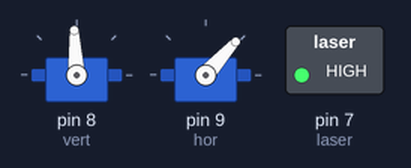
Recording of a sketch running on a simulated Arduino Uno, built with avr-gcc and run on an emulated ATmega328P. On the bench: 2 × servo, switched loads named in the sketch (green lamp = pin HIGH). Random numbers use the default seed unless the sketch sets one.

Above: at 2.23 s.
At 6.5 s:
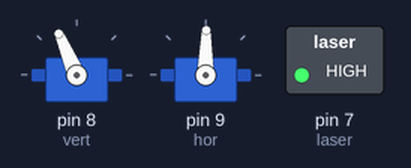
At 17.3 s:
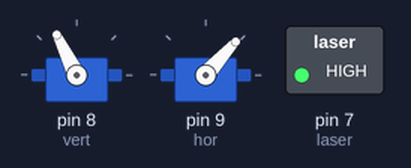
At 33.6 s:
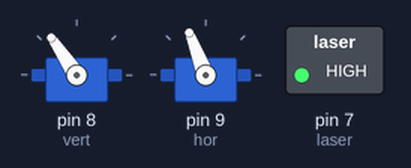
Timing chart, 0 to 40.0 s (numbered marks = the images above):
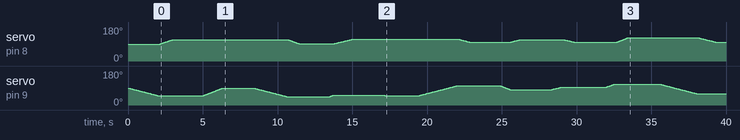

The sketch:

robocat.ino
```cpp
#include <Servo.h>

const int laser = 7;

Servo vert;
Servo hor;

void setup() {
  vert.attach(8);
  hor.attach(9);
  pinMode(laser, OUTPUT);
  digitalWrite(laser, HIGH);
}

void migrate(Servo &myServo, int newPos) {
  int wait=random(30,60); //randomize the wait to make it more interesting
  int pos = myServo.read(); //Read the current servo position
  if (pos < newPos) {
    for (int i=pos; i < newPos; i++) {
      myServo.write(i);
      delay(wait);
    }
  } else {
    for (int i=pos; i > newPos; i--) {
      myServo.write(i);
      delay(wait);
    }
  }
}

void randomPosition() {
  int rand=random(40,120); //The range is limited to 60 deg for better cat action
  migrate(hor, rand);

  rand=random(90,135); //The vertical range is limited to 45 deg also for better cat action.
  migrate(vert, rand);
}

void loop() {
  randomPosition();
  delay(2000);
}
```

angle.c
```cpp
/* Программа вычисления величины меньшего угла в прямоугольном треугольнике */
/*Авторы: Владимир Яковлев, Дарья Королёва, Наталия Плюскова */

#include <stdio.h>
#include <math.h>
int main()
{
  long double small, big, gip, k, angle, agrad, exact, relerr, abserr, pi;
  printf("Введите величину меньшего катета: ");
  scanf("%Lf",&small);
  printf("Введите величину гипотенузы: ");
  scanf("%Lf",&gip);
  big = sqrt(pow(gip,2)-pow(small,2));
  if (big<small)
  {
      printf("############################################################### \n");
      printf("Ошибка! Введённая величина не является длиной меньшего катета \n");
  }
  else if (big>=small)
  {
    pi = 3.14159265358979323846;
    k = small/gip;
    angle = (2.0/3.0)*k*((pow(k,2)-3)/(pow(k,2)-2));
    exact = asin(k);
    abserr = fabs(exact-angle);
    relerr = (abserr/exact)*100;
    agrad = (angle * 180)/pi;
    printf("############################################################### \n");
    printf("Приближённое значение величины угла в радианах: %.4Lf \n", angle);
    printf("Приближённое значение величины угла в градусах: %.2Lf \n", agrad);
    printf("Точное значение значение величины угла в радианах: %.4Lf \n", exact);
    printf("Абсолютная погрешность: %.5Lf \n", abserr);
    printf("Относительная погрешность: %.5Lf%% \n", relerr);
  }
  printf("################################################################ \n");
  printf("Благодарим за использование нашей программы! \n");
  printf("Владимир Яковлев, e-mail: mr.kollc@list.ru \n");
  printf("Дарья Королёва, e-mail: daxa0247@mail.ru \n");
  printf("Наталия Плюскова, e-mail: s52@edux.ml \n");
  printf("################################################################ \n");
  return 0;
}
```
